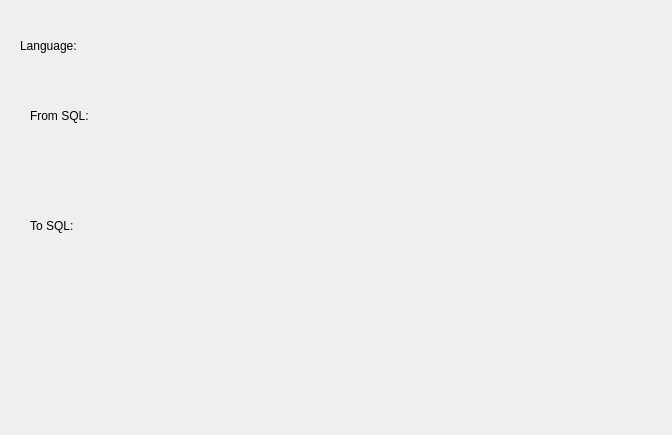
<?xml version="1.0" encoding="UTF-8"?>
<ui version="4.0">
 <class>TransformWidget</class>
 <widget class="QWidget" name="TransformWidget">
  <property name="geometry">
   <rect>
    <x>0</x>
    <y>0</y>
    <width>672</width>
    <height>435</height>
   </rect>
  </property>
  <property name="windowTitle">
   <string/>
  </property>
  <widget class="QLabel" name="from_sql_func_lbl">
   <property name="geometry">
    <rect>
     <x>30</x>
     <y>100</y>
     <width>107</width>
     <height>31</height>
    </rect>
   </property>
   <property name="text">
    <string>From SQL:</string>
   </property>
  </widget>
  <widget class="QLabel" name="to_sql_func_lbl">
   <property name="geometry">
    <rect>
     <x>30</x>
     <y>210</y>
     <width>77</width>
     <height>31</height>
    </rect>
   </property>
   <property name="text">
    <string>To SQL:</string>
   </property>
  </widget>
  <widget class="QLabel" name="language_lbl">
   <property name="geometry">
    <rect>
     <x>20</x>
     <y>30</y>
     <width>107</width>
     <height>31</height>
    </rect>
   </property>
   <property name="text">
    <string>Language:</string>
   </property>
  </widget>
 </widget>
 <resources/>
 <connections/>
</ui>
